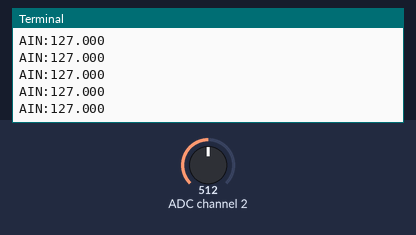
A program run on a simulated Raspberry Pi (BCM pin numbers). On the bench: the last lines printed to the terminal. Inputs (shaded band) come from the test bench; at power-on: ADC channel 2 = 512 (analog values on the 0–1023 scale).

Above: at 1.2 s.
1.3 s: ADC channel 2 set to 716
At 1.38 s:
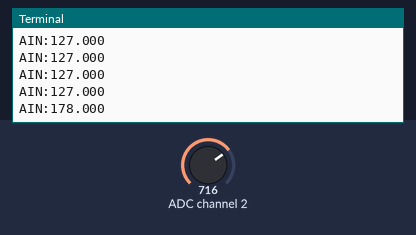
2.8 s: ADC channel 2 set to 900
At 2.8 s:
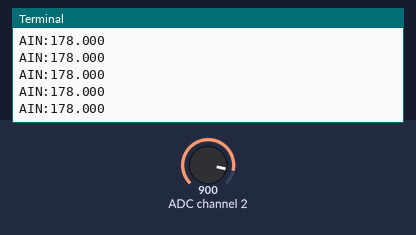
Timing chart, 0 to 5.8 s (numbered marks = the images above; inputs shaded):
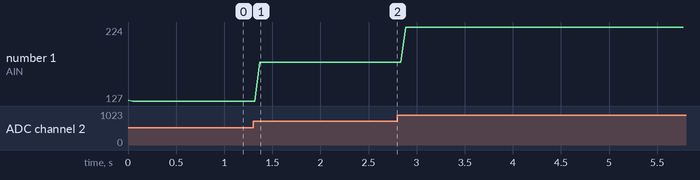

Measured:
- after the input at 1.3 s, the terminal: prints a new line after 0.07 s (image 1)
- plotted number 1: 127 → 178 after the input at 1.3 s, 178 → 224 after the input at 2.8 s

The program:

Analog_Test.py
```python
import smbus
import time

address = 0x48
cmd = 0x40
value = 0

bus = smbus.SMBus(1)

A0 = 0x40 # Temperatursensor
A1 = 0x41 # Fotosensor
A2 = 0x42 # Sticksensor
A3 = 0x43 # Drehsensor

while True:
    value = bus.read_byte_data(address, A2)
    #time.sleep(0.01)
    #value = bus.read_byte_data(address, A3)
    print("AIN:%1.3f  " %(value))
    time.sleep(0.05)


#  Analoger Output
while True:
    bus.write_byte_data(address, cmd, value)
    value += 1
    if value == 256:
        value = 0
    print("AOUT:%3d" %value)
    time.sleep(0.01)
```
